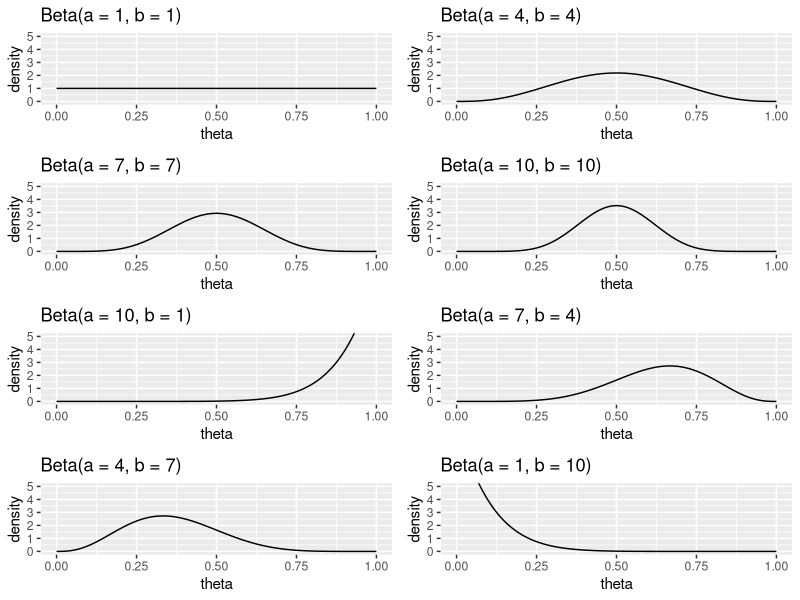
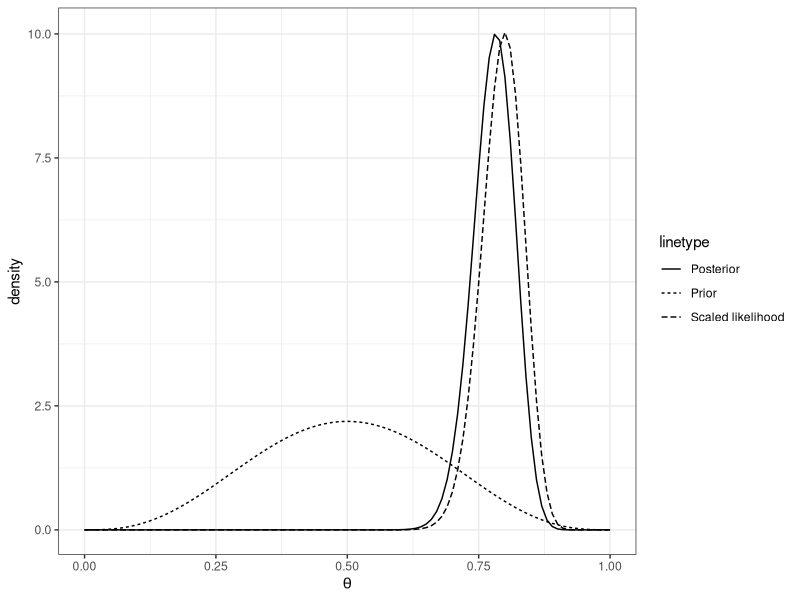
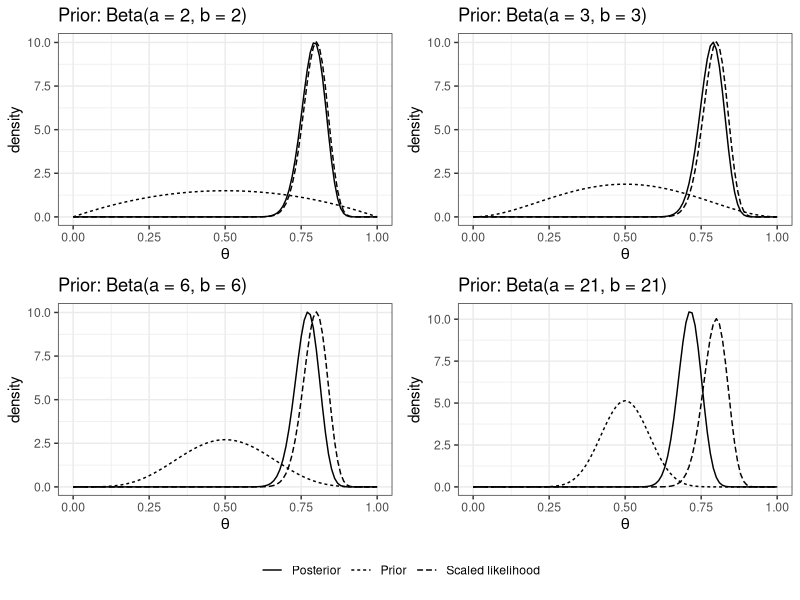
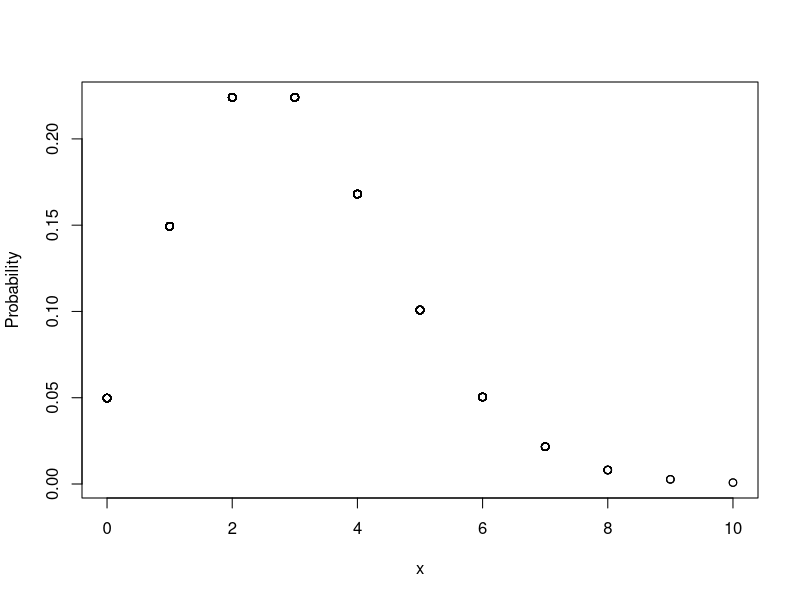
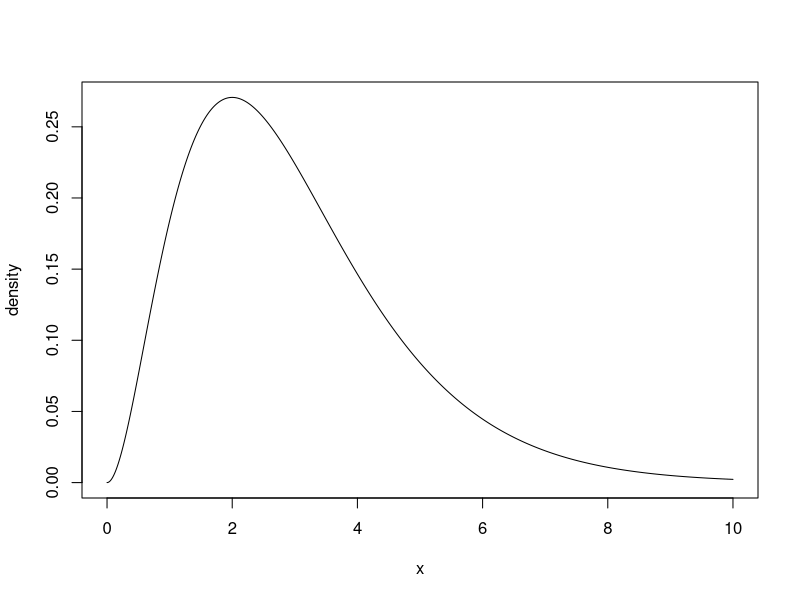
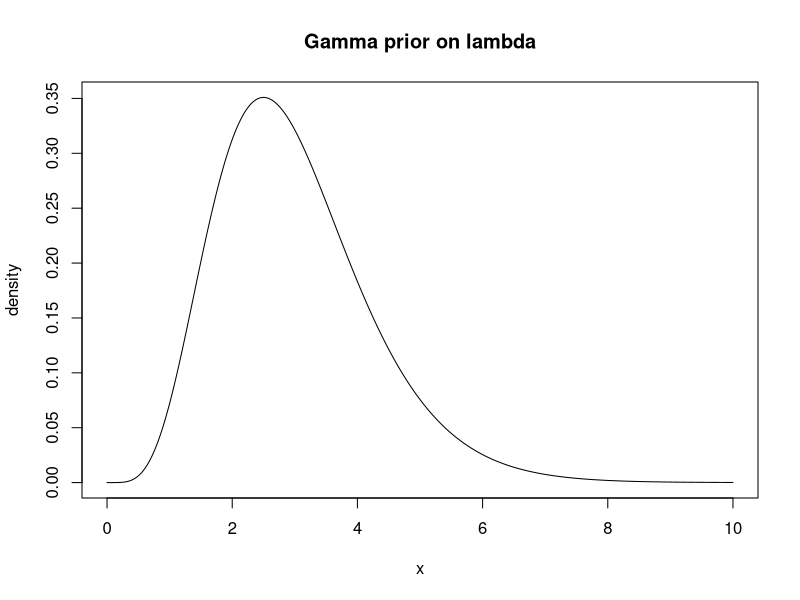

The R script that drew these images, in order:
## ---- chunk 1
cat('
<style>
body {
  margin-right: 120px;
}
</style>
')
## ---- chunk 2
knitr::opts_chunk$set(echo = TRUE)
library(tidyverse)
library(ggplot2)
## ---- chunk 3
estimated_means <- rbinom(100, 
                          size = 10, 
                          prob = 0.8) / 10
sd(estimated_means)
## ---- chunk 4
estimated_means <- rbinom(100, 
                          size = 100, 
                          prob = 0.8) / 100
sd(estimated_means)
## ---- chunk 5
theta <- runif(100, min = 0, max = 1)
estimated_means <- rbinom(100, 
                          size = 10, 
                          prob = theta) / 10
sd(estimated_means)
## ---- chunk 6
theta <- runif(100, min = 0.3, max = 0.8)
estimated_means <- rbinom(n=100, 
                          size = 10, 
                          prob = theta) / 10
sd(estimated_means)
## ---- chunk 7
ab <- tibble(a = c(
               seq(1, 10, 3),
               seq(10, 1, -3)
             ),
             b = c(seq(1, 10, 3), seq(1, 10, 3))
             )
plots <- pmap(ab, function(a, b) {
  (ggplot(data = tibble(theta = c(0, 1)), aes(theta)) +
   stat_function(
     fun = dbeta,
     args = list(shape1 = a, shape2 = b)
   ) +
   ylab("density") +
   coord_cartesian(ylim = c(0, 5))+
   ggtitle(paste0("Beta(a = ", a, ", b = ", b,")")))
})

cowplot::plot_grid(plotlist= plots, ncol=2)
## ---- chunk 8
qbeta(c(0.025, 0.975), 
      shape1 = 4, 
      shape2 = 4)
## ---- chunk 9
qbeta(c(0.025, 0.975), 
      shape1 = 10, 
      shape2 = 10)
## ---- chunk 10
PostFun <- function(theta) {
  theta^84 * (1 - theta)^24
}
(AUC <- integrate(PostFun, 
                  lower = 0, 
                  upper = 1)$value)
## ---- chunk 11
PostFun <- function(theta) {
  theta^84 * (1 - theta)^24 / AUC
}
integrate(PostFun, lower = 0, upper = 1)$value
## ---- chunk 12
## Likelihood
k <- 80
n <- 100
## Prior
a <- 4
b <- 4
binom_lh <- function(theta) {
dbinom(x=k, size =n, prob = theta)
}

K <- integrate(f = binom_lh, lower = 0, upper = 1)$value

binom_scaled_lh <- function(theta) 1/K * binom_lh(theta)

p_beta <- ggplot(data = tibble(theta = c(0, 1)), aes(theta)) +
  stat_function(
    fun = dbeta,
    args = list(shape1 = a, shape2 = b),
    aes(linetype = "Prior")
  ) +
  xlab(expression(theta))+
  ylab("density") +
  stat_function(
    fun = dbeta,
    args = list(shape1 = k + a, shape2 = n - k + b), aes(linetype = "Posterior")
  ) +
  stat_function(
    fun = binom_scaled_lh,
    aes(linetype = "Scaled likelihood")
  ) +
  theme(legend.title = element_blank())
p_beta + theme_bw()
## ---- chunk 13
qbeta(c(0.025, 0.975), shape1 = 84, shape2 = 24)
## ---- chunk 14
## Likelihood
k <- 80
n <- 100
## Prior
ab <- list(
   c(a=2,b=2),
   c(a=3,b=3),
   c(a=6,b=6),
   c(a=21,b=21))

plots <- purrr::map(ab, function(p){
(ggplot(data = tibble(theta = c(0, 1)), aes(theta)) +
  stat_function(
    fun = dbeta,
    args = list(shape1 = p[1], shape2 = p[2]),
    aes(linetype = "Prior")
  ) + theme_bw() +
   xlab(expression(theta)) +
  ylab("density") +
  stat_function(
    fun = dbeta,
    args = list(shape1 = k + p[1], shape2 = n - k + p[2]), aes(linetype = "Posterior")
  ) +
   stat_function(
    fun = binom_scaled_lh,
    aes(linetype = "Scaled likelihood")
  ) +
    theme(legend.position =  "none") +
    ggtitle(paste0("Prior: Beta(a = ", p[1], ", b = ", p[2],")")))
  })


# create some space to the left of the legend
legend <- cowplot::get_plot_component(plots[[1]] + theme(legend.position = "bottom", legend.title = element_blank())
                                    , 'guide-box-bottom', return_all = TRUE)

p <- cowplot::plot_grid(plots[[1]], plots[[2]], plots[[3]], plots[[4]], ncol = 2)

cowplot::plot_grid(p, cowplot::ggdraw(legend), ncol =1, rel_heights = c(0.9,0.1))

## ---- chunk 15
dat<-read.table(file="data/TRCexample.txt",
      header=TRUE)
head(dat,n=3)
## ---- chunk 16
summary(dat$value)
## ---- chunk 17
(x<-rpois(n=10,lambda=3))
## ---- chunk 18
x<-rpois(n=1000,lambda=3)
plot(x,dpois(x,lambda=3),ylab="Probability")
## ---- chunk 19
round(rgamma(n=10,shape=3,rate=1),2)
## ---- chunk 20
x<-seq(0,10,by=0.01)
plot(x,dgamma(x,shape=3,rate=1),
     type="l",
     ylab="density")
## ---- chunk 21
x<-seq(0,10,by=0.01)
plot(x,dgamma(x,shape=6,rate=2),
type="l",lty=1,
main="Gamma prior on lambda",ylab="density")
## ---- chunk 22
lambda<-rgamma(10000,shape=6,rate=2)

round(mean(lambda),1)
round(var(lambda),1)
